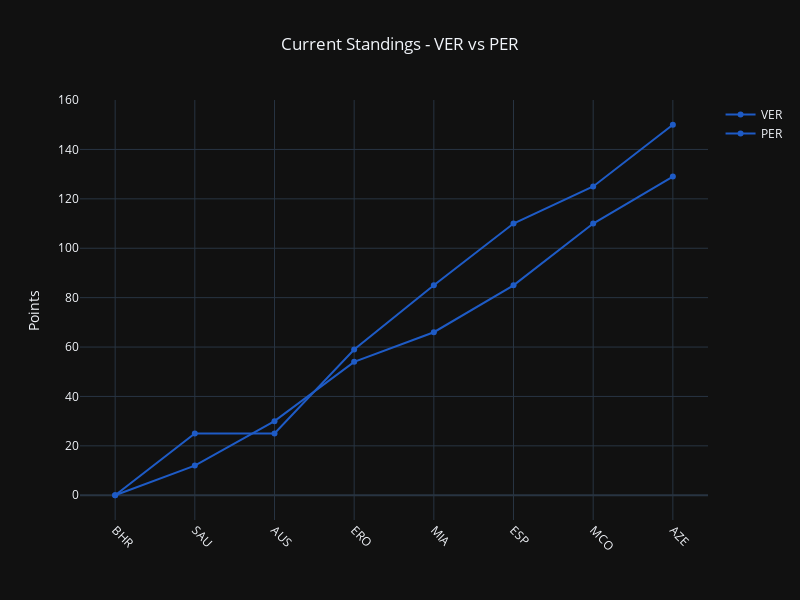

Here is the notebook cell this chart was saved with:
### Code cell
plot_compare_points()

### Figure 1 — Plotly figure (JSON) as saved in the notebook; plotly's stock layout.template omitted (floating-point values rounded to 4 significant figures)
{"data": [{"hovertemplate": "Points: %{y}", "line": {"color": "#1e5bc6"}, "name": "VER", "type": "scatter", "x": ["BHR", "SAU", "AUS", "ERO", "MIA", "ESP", "MCO", "AZE"], "y": [0, 25, 25, 59, 85, 110, 125, 150]}, {"hovertemplate": "Points: %{y}", "line": {"color": "#1e5bc6"}, "name": "PER", "type": "scatter", "x": ["BHR", "SAU", "AUS", "ERO", "MIA", "ESP", "MCO", "AZE"], "y": [0, 12, 30, 54, 66, 85, 110, 129]}], "layout": {"height": 600, "title": {"text": "Current Standings - VER vs PER", "x": 0.5}, "width": 800, "xaxis": {"tickangle": 45}, "yaxis": {"title": {"text": "Points"}}}}
